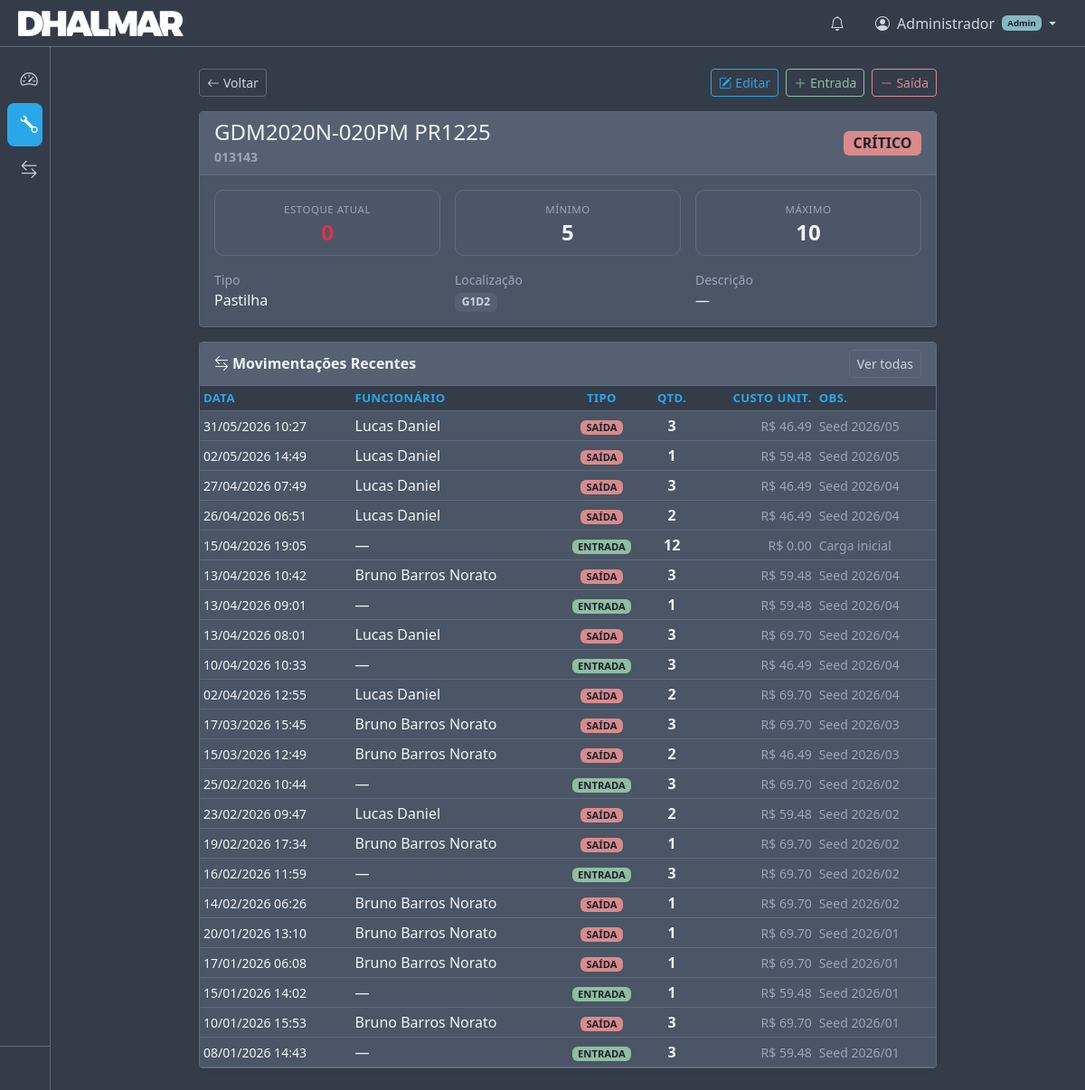
/tools/2 (signed in), run on the app's committed database.
### app/models.py (models this page shows, shortened)
class User(Base):
    __tablename__ = "users"
    id = Column(Integer, primary_key=True, index=True)
    username = Column(String(100), nullable=False, unique=True)
    full_name = Column(String(200), nullable=False, default="")
    password_hash = Column(String(255), nullable=False)
    role = Column(String(10), nullable=False, default="USER")  # ADMIN or USER
    active = Column(Integer, default=1)  # 1=active, 0=disabled
    created_at = Column(DateTime, default=datetime.utcnow)

class Tool(Base):
    __tablename__ = "tools"
    id = Column(Integer, primary_key=True, index=True)
    name = Column(String(200), nullable=False)
    origin_id = Column(String(100), default="")  # ID de origem (preenchido manualmente)
    tool_type_id = Column(Integer, ForeignKey("tool_types.id"), nullable=False)
    description = Column(Text, default="")
    location = Column(String(10), default="")  # G<n>D<n> e.g. G1D27
    min_stock = Column(Integer, default=0)
    max_stock = Column(Integer, default=0)
    current_stock = Column(Integer, default=0)
    unit_cost = Column(Float, default=0.0)           # Cost per unit (R$)
    is_critical = Column(Integer, default=0)          # 1 = critical for production
    avg_lifespan_hours = Column(Float, default=0.0)   # Average life in hours before replacement
    tool_type = relationship("ToolType", back_populates="tools")
    parameters = relationship("ToolParameter", back_populates="tool", cascade="all, delete-orphan")
    movements = relationship("Movement", back_populates="tool")

class ToolType(Base):
    __tablename__ = "tool_types"
    id = Column(Integer, primary_key=True, index=True)
    name = Column(String(100), nullable=False, unique=True)
    tools = relationship("Tool", back_populates="tool_type")

class Movement(Base):
    __tablename__ = "movements"
    id = Column(Integer, primary_key=True, index=True)
    tool_id = Column(Integer, ForeignKey("tools.id"), nullable=False)
    employee_id = Column(Integer, ForeignKey("employees.id"), nullable=True)
    machine_id = Column(Integer, ForeignKey("machines.id"), nullable=True)
    movement_type = Column(String(3), nullable=False)   # "IN" or "OUT"
    category = Column(String(20), nullable=False, default="EMPRESTIMO")  # EMPRESTIMO or REPOSICAO
    quantity = Column(Integer, nullable=False)
    timestamp = Column(DateTime, default=datetime.utcnow)
    return_timestamp = Column(DateTime, nullable=True)
    loan_status = Column(String(20), nullable=True)  # PENDENTE or ENTREGUE
    notes = Column(Text, default="")
    unit_cost = Column(Float, default=0.0)  # Cost per unit at time of movement (R$)
    tool = relationship("Tool", back_populates="movements")
    employee = relationship("Employee", back_populates="movements")
    machine = relationship("Machine", back_populates="movements")

class Employee(Base):
    __tablename__ = "employees"
    id = Column(Integer, primary_key=True, index=True)
    name = Column(String(200), nullable=False)
    department = Column(String(200), default="")
    movements = relationship("Movement", back_populates="employee")

### app/routers/tools.py (the view)
@router.get("/{tool_id}")
def tool_detail(
    tool_id: int,
    request: Request,
    ref: str = Query("", alias="ref"),
    ref_col: str = Query("", alias="ref_col"),
    db: Session = Depends(get_db),
):
    tool = db.query(Tool).filter(Tool.id == tool_id).first()
    if not tool:
        return RedirectResponse(url="/tools", status_code=303)
    tool_types = db.query(ToolType).order_by(ToolType.name).all()
    employees = db.query(Employee).order_by(Employee.name).all()
    machines = db.query(Machine).order_by(Machine.name).all()
    return request.app.state.templates.TemplateResponse(
        request=request,
        name="tools/detail.html",
        context={
            "tool": tool,
            "tool_types": tool_types,
            "employees": employees,
            "machines": machines,
            "ref": ref,
            "ref_col": ref_col,
        },
    )

### app/templates/tools/detail.html (shortened to what this page needs)
{% extends "base.html" %}
{% set active_page = "tools" %}
{% block content %}
<div class="row justify-content-center">
    <div class="col-lg-9">
        <div class="d-flex justify-content-between align-items-center mb-3 flex-wrap gap-2">
            <a href="/tools{% if ref %}?search={{ ref|urlencode }}{% if ref_col and ref_col != 'all' %}&search_col={{ ref_col|urlencode }}{% endif %}{% endif %}" class="btn btn-outline-secondary btn-sm">
                <i class="bi bi-arrow-left me-1"></i>Voltar
            </a>
            <div class="d-flex gap-2">
                <button class="btn btn-sm btn-outline-primary"
                        data-bs-toggle="modal" data-bs-target="#editToolModal">
                    <i class="bi bi-pencil-square me-1"></i>Editar
                </button>
                <button class="btn btn-sm btn-outline-success"
                        data-bs-toggle="modal" data-bs-target="#movementModalDetail"
                        onclick="prepareMovementDetail('IN')">
                    <i class="bi bi-plus-lg me-1"></i>Entrada
                </button>
                <button class="btn btn-sm btn-outline-danger"
                        data-bs-toggle="modal" data-bs-target="#movementModalDetail"
                        onclick="prepareMovementDetail('OUT')">
                    <i class="bi bi-dash-lg me-1"></i>Saída
                </button>
            </div>
        </div>
        <div class="card shadow-sm mb-3">
            <div class="card-header d-flex justify-content-between align-items-center">
                <div>
                    <h4 class="mb-0">{{ tool.name }}</h4>
                    {% if tool.origin_id %}
                    <small class="text-muted">{{ tool.origin_id }}</small>
                    {% endif %}
                </div>
                {% if tool.status == "CRITICAL" %}
                    <span class="badge bg-danger fs-6">CRÍTICO</span>
                {% elif tool.status == "LOW STOCK" %}
                    <span class="badge bg-warning text-dark fs-6">ESTOQUE BAIXO</span>
                {% else %}
                    <span class="badge bg-success fs-6">OK</span>
                {% endif %}
            </div>
            <div class="card-body">
                <div class="row g-3 mb-3">
                    <div class="col-sm-4 col-6">
                        <div class="detail-stat">
                            <span class="detail-stat-label">Estoque Atual</span>
                            <span class="detail-stat-value {% if tool.current_stock < tool.min_stock %}text-danger{% elif tool.current_stock <= tool.min_stock * 1.2 %}text-warning{% else %}text-success{% endif %}">
                                {{ tool.current_stock }}
                            </span>
                        </div>
                    </div>
                    <div class="col-sm-4 col-6">
                        <div class="detail-stat">
                            <span class="detail-stat-label">Mínimo</span>
                            <span class="detail-stat-value">{{ tool.min_stock }}</span>
                        </div>
                    </div>
                    <div class="col-sm-4 col-6">
                        <div class="detail-stat">
                            <span class="detail-stat-label">Máximo</span>
                            <span class="detail-stat-value">{{ tool.max_stock }}</span>
                        </div>
                    </div>
                </div>
                <div class="row g-3">
                    <div class="col-md-4">
                        <small class="text-muted d-block">Tipo</small>
                        <span>{{ tool.tool_type.name }}</span>
                    </div>
                    <div class="col-md-4">
                        <small class="text-muted d-block">Localização</small>
                        {% if tool.location %}
                            <span class="badge bg-secondary">{{ tool.location }}</span>
                        {% else %}
                            <span class="text-muted">—</span>
                        {% endif %}
                    </div>
                    <div class="col-md-4">
                        <small class="text-muted d-block">Descrição</small>
                        <span>{{ tool.description or "—" }}</span>
                    </div>
                </div>
            </div>
        </div>
        <div class="card shadow-sm">
            <div class="card-header d-flex justify-content-between align-items-center py-2">
                <span><i class="bi bi-arrow-left-right me-1"></i>Movimentações Recentes</span>
                <a href="/movements?tool_id={{ tool.id }}" class="btn btn-sm btn-outline-secondary">
                    Ver todas
                </a>
            </div>
            <div class="card-body p-0">
                <div class="table-responsive">
                    <table class="table table-hover table-sm mb-0">
                        <thead class="table-dark">
                            <tr>
                                <th>Data</th>
                                <th>Funcionário</th>
                                <th class="text-center">Tipo</th>
                                <th class="text-center">Qtd.</th>
                                <th class="text-end">Custo Unit.</th>
                                <th>Obs.</th>
                            </tr>
                        </thead>
                        <tbody>
                        {% for m in tool.movements|sort(attribute='timestamp', reverse=True) %}
                            <tr>
                                <td class="text-nowrap small">{{ m.timestamp.strftime('%d/%m/%Y %H:%M') }}</td>
                                <td>{{ m.employee.name if m.employee else "—" }}</td>
                                <td class="text-center">
                                    {% if m.movement_type == "IN" %}
                                        <span class="badge bg-success badge-sm">ENTRADA</span>
                                    {% else %}
                                        <span class="badge bg-danger badge-sm">SAÍDA</span>
                                    {% endif %}
                                </td>
                                <td class="text-center fw-bold">{{ m.quantity }}</td>
                                <td class="text-end small text-muted">R$ {{ "%.2f"|format(m.unit_cost or 0) }}</td>
                                <td class="small text-muted">{{ m.notes or "—" }}</td>
                            </tr>
                        {% endfor %}
                        </tbody>
                    </table>
                </div>
            </div>
        </div>
    </div>
</div>
{% endblock %}

### app/templates/base.html (shortened to what this page needs)
<!DOCTYPE html>
<html lang="pt-BR" data-bs-theme="dark">
<head>
    <link href="https://cdn.jsdelivr.net/npm/bootstrap@5.3.3/dist/css/bootstrap.min.css"
          rel="stylesheet">
    <link href="https://cdn.jsdelivr.net/npm/bootstrap-icons@1.11.3/font/bootstrap-icons.min.css"
          rel="stylesheet">
    <link href="/static/css/style.css?v=7" rel="stylesheet">
</head>
<body>
<aside id="sidebar" class="sidebar">
    <nav class="sidebar-nav">
        <a href="/" class="sidebar-link {% if active_page == 'dashboard' %}active{% endif %}"
           title="Painel">
            <i class="bi bi-speedometer2"></i>
        </a>
        <a href="/tools" class="sidebar-link {% if active_page == 'tools' %}active{% endif %}"
           title="Ferramentas">
            <i class="bi bi-wrench"></i>
        </a>
        <a href="/movements" class="sidebar-link {% if active_page == 'movements' %}active{% endif %}"
           title="Movimentações">
            <i class="bi bi-arrow-left-right"></i>
        </a>
    </nav>
    <div class="sidebar-footer">
    </div>
</aside>
<header id="topbar" class="topbar">
    <div class="topbar-left">
        <img src="/static/images/DHALMARLOGO.png" alt="Dhalmar" class="topbar-logo">
    </div>
    <div class="topbar-right">
        {% if request.state.current_user %}
        <div class="topbar-icon-wrapper" id="notificationBell" role="button"
             data-bs-toggle="modal" data-bs-target="#notificationModal"
             title="Notificações">
            <i class="bi bi-bell"></i>
        </div>
        <div class="dropdown">
            <a class="topbar-user dropdown-toggle" href="#" id="userDropdown"
               role="button" data-bs-toggle="dropdown" aria-expanded="false">
                <i class="bi bi-person-circle"></i>
                <span class="d-none d-md-inline ms-1">
                    {{ request.state.current_user.full_name or request.state.current_user.username }}
                </span>
                {% if request.state.current_user.role == 'ADMIN' %}
                <span class="badge bg-info ms-1" style="font-size: 0.6rem;">Admin</span>
                {% endif %}
            </a>
        </div>
        {% endif %}
    </div>
</header>
<main id="mainContent" class="main-content">
    {% block content %}{% endblock %}
</main>
</body>
</html>

### data on the page
User: state.current_user "Administrador"
Tool: name "GDM2020N-020PM PR1225", origin_id "013143", current_stock "0", min_stock "5", max_stock "10", location "G1D2", description "—"
ToolType: tool_type.name "Pastilha"
Movement: timestamp "31/05/2026 10:27", employee "Lucas Daniel", movement_type "SAÍDA", quantity "3", unit_cost "46.49", notes "Seed 2026/05"
Movement: timestamp "02/05/2026 14:49", employee "Lucas Daniel", movement_type "SAÍDA", quantity "1", unit_cost "59.48", notes "Seed 2026/05"
Movement: timestamp "27/04/2026 07:49", employee "Lucas Daniel", movement_type "SAÍDA", quantity "3", unit_cost "46.49", notes "Seed 2026/04"
Movement: timestamp "26/04/2026 06:51", employee "Lucas Daniel", movement_type "SAÍDA", quantity "2", unit_cost "46.49", notes "Seed 2026/04"
Movement: timestamp "15/04/2026 19:05", employee "—", movement_type "ENTRADA", quantity "12", unit_cost "0.00", notes "Carga inicial"
Movement: timestamp "13/04/2026 10:42", employee "Bruno Barros Norato", movement_type "SAÍDA", quantity "3", unit_cost "59.48", notes "Seed 2026/04"
Movement: timestamp "13/04/2026 09:01", employee "—", movement_type "ENTRADA", quantity "1", unit_cost "59.48", notes "Seed 2026/04"
Movement: timestamp "13/04/2026 08:01", employee "Lucas Daniel", movement_type "SAÍDA", quantity "3", unit_cost "69.70", notes "Seed 2026/04"
Movement: timestamp "10/04/2026 10:33", employee "—", movement_type "ENTRADA", quantity "3", unit_cost "46.49", notes "Seed 2026/04"
Movement: timestamp "02/04/2026 12:55", employee "Lucas Daniel", movement_type "SAÍDA", quantity "2", unit_cost "69.70", notes "Seed 2026/04"
Movement: timestamp "17/03/2026 15:45", employee "Bruno Barros Norato", movement_type "SAÍDA", quantity "3", unit_cost "69.70", notes "Seed 2026/03"
Movement: timestamp "15/03/2026 12:49", employee "Bruno Barros Norato", movement_type "SAÍDA", quantity "2", unit_cost "46.49", notes "Seed 2026/03"
Movement: timestamp "25/02/2026 10:44", employee "—", movement_type "ENTRADA", quantity "3", unit_cost "69.70", notes "Seed 2026/02"
Movement: timestamp "23/02/2026 09:47", employee "Lucas Daniel", movement_type "SAÍDA", quantity "2", unit_cost "59.48", notes "Seed 2026/02"
Movement: timestamp "19/02/2026 17:34", employee "Bruno Barros Norato", movement_type "SAÍDA", quantity "1", unit_cost "69.70", notes "Seed 2026/02"
Movement: timestamp "16/02/2026 11:59", employee "—", movement_type "ENTRADA", quantity "3", unit_cost "69.70", notes "Seed 2026/02"
Movement: timestamp "14/02/2026 06:26", employee "Bruno Barros Norato", movement_type "SAÍDA", quantity "1", unit_cost "69.70", notes "Seed 2026/02"
Movement: timestamp "20/01/2026 13:10", employee "Bruno Barros Norato", movement_type "SAÍDA", quantity "1", unit_cost "69.70", notes "Seed 2026/01"
Movement: timestamp "17/01/2026 06:08", employee "Bruno Barros Norato", movement_type "SAÍDA", quantity "1", unit_cost "69.70", notes "Seed 2026/01"
Movement: timestamp "15/01/2026 14:02", employee "—", movement_type "ENTRADA", quantity "1", unit_cost "59.48", notes "Seed 2026/01"
Movement: timestamp "10/01/2026 15:53", employee "Bruno Barros Norato", movement_type "SAÍDA", quantity "3", unit_cost "69.70", notes "Seed 2026/01"
Movement: timestamp "08/01/2026 14:43", employee "—", movement_type "ENTRADA", quantity "3", unit_cost "59.48", notes "Seed 2026/01"
